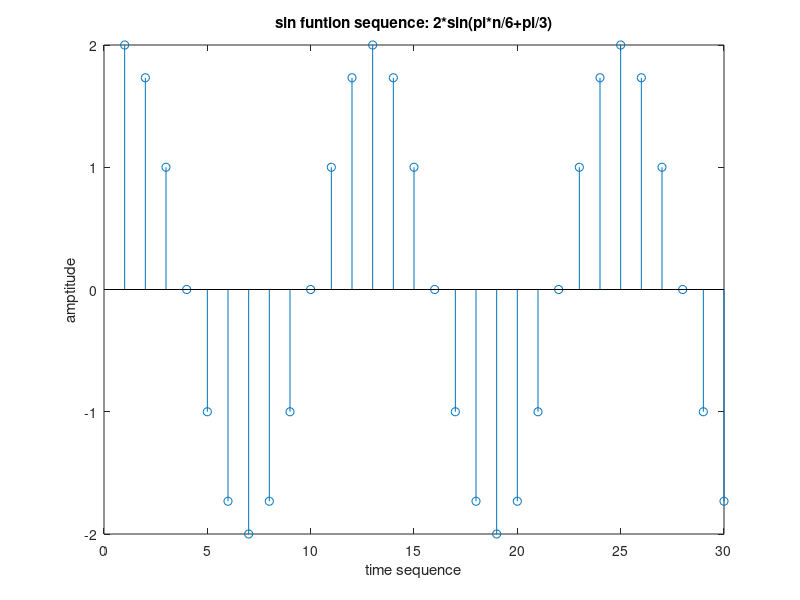

Write MATLAB code to recreate this figure.
n = 1 : 30;

x = 2 * sin(pi * n/6 + pi/3);
stem(n, x);
xlabel('time sequence');
ylabel('amptitude');
title('sin funtion sequence: 2*sin(pi*n/6+pi/3)');